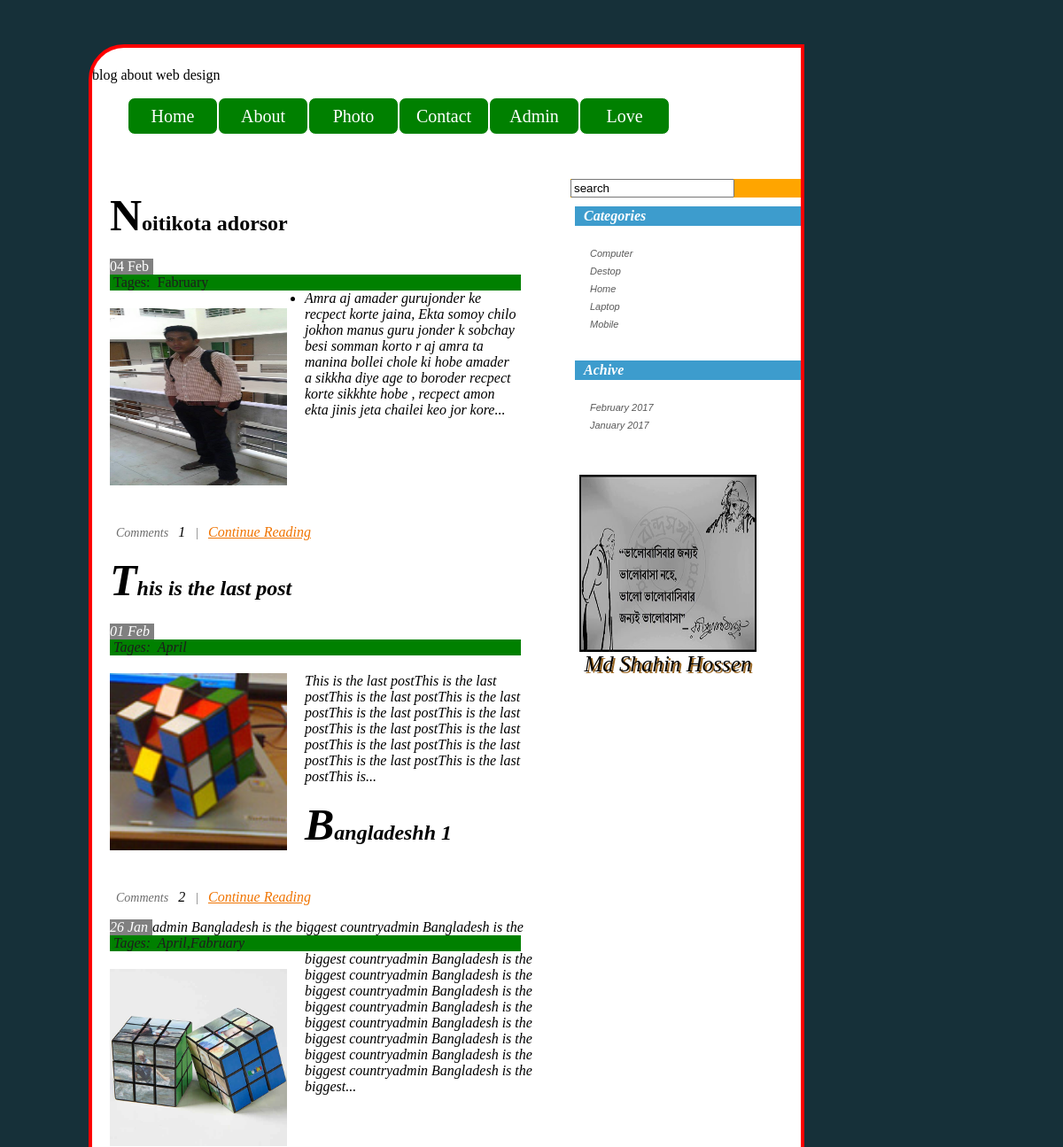
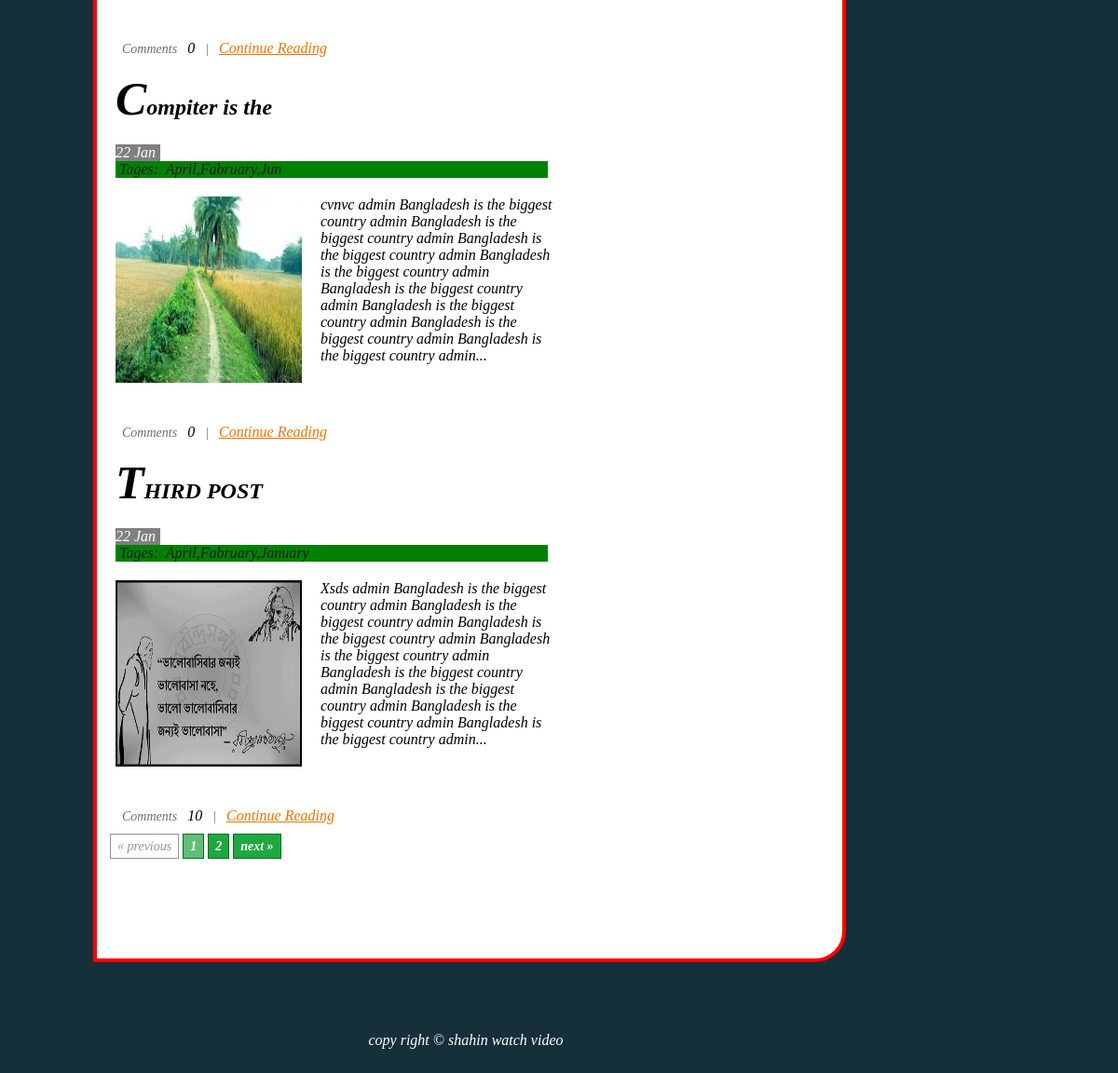
The page / on the database its author committed (2 pictures, top to bottom).
### tables this page shows
CREATE TABLE IF NOT EXISTS `tbl_post` (
  `p_id` int(11) NOT NULL AUTO_INCREMENT,
  `p_title` varchar(255) NOT NULL,
  `p_description` text NOT NULL,
  `p_image` varchar(255) NOT NULL,
  `cat_id` int(11) NOT NULL,
  `tag_id` varchar(255) NOT NULL,
  `p_date` varchar(255) NOT NULL,
  `year` varchar(4) NOT NULL,
  `month` varchar(2) NOT NULL,
  `p_time` int(255) NOT NULL,
  PRIMARY KEY (`p_id`)
);

CREATE TABLE IF NOT EXISTS `tbl_category` (
  `cat_id` int(11) NOT NULL AUTO_INCREMENT,
  `cat_name` varchar(255) NOT NULL,
  PRIMARY KEY (`cat_id`)
);

CREATE TABLE IF NOT EXISTS `tbl_footer` (
  `id` int(11) NOT NULL AUTO_INCREMENT,
  `ft_description` text NOT NULL,
  PRIMARY KEY (`id`)
);

### index.php (the view, shortened to what this page needs)
<?php include("header.php"); ?>
<?php
	 include("config.php");
	 $adjacents= 7;
	 $statement= $db->prepare("SELECT * FROM tbl_post ORDER BY p_id DESC");
		$statement->execute();
		$total_pages= $statement->rowCount();
		$targetpage= $_SERVER["PHP_SELF"];
		$limit=5;
		$page= @$_GET["page"];
		if($page)
			$start=($page-1) * $limit;
		else
			$start=0;
	 $statement= $db->prepare("SELECT * FROM tbl_post ORDER BY p_id DESC LIMIT $start, $limit");
		$statement->execute();
		$result= $statement->fetchAll(PDO::FETCH_ASSOC);
		if($page==0) $page=1;
		$prev=$page-1;
		$next=$page+1;
		$lastpage=ceil($total_pages/$limit);
		$pagination= "";
		if($lastpage>1)
		{
			$pagination .= "<div class=\"pagination\">";
			if($page>1)
				$pagination.= "<a href=\" $targetpage?page=$prev\">&#171; previous</a>";
			else
				$pagination.= "<span class=\"disabled\">&#171; previous</span>";
			if($lastpage < 7 + ($adjacents * 2) )
			{
				for($counter=1; $counter <=$lastpage; $counter++)
				{
					if($counter==$page)
						$pagination.= "<span class=\"current\">$counter</span>";
					else
						$pagination.= "<a href=\"$targetpage?page=$counter\">$counter</a>";
				}
			}
			if($page < $counter-1 )
				$pagination.= "<a href=\" $targetpage?page=$next\">next &#187;</a>";
			else
				$pagination.= "<span class=\" disabled\">next &#187;</span>";
			$pagination.= "</div>\n";
		}
		foreach($result as $row)
		{
			?>
	  <div class= "post">
	  <h2><?php echo $row["p_title"]; ?></h2>
	  <div><span class= "date">
	  <?php
	     $post_date=$row["p_date"];
		 $day=substr($post_date,8,2);
	     $month=substr($post_date,5,2);
		 if($month=='01') {$month= "Jan"; }
	      if($month=='02') {$month= "Feb"; }
	      echo $day.' '.$month;
	  ?>
	  </span></div> <div><span class= "categories">
	  Tages:&nbsp;
	  <?php
	$arr = explode(",",$row['tag_id'] );
	$count_arr = count(explode(",",$row['tag_id']) );
	$k=0;
	for($j=0;$j<$count_arr;$j++)
	{
		$statement1 = $db->prepare("SELECT * FROM tbl_tag WHERE tag_id=?");
		$statement1->execute(array($arr[$j]));
		$result1 = $statement1->fetchAll(PDO::FETCH_ASSOC);
		foreach($result1 as $row1)
		{
			$arr1[$k] = $row1['tag_name'];
		}
          $k++;
	}
	$tag_names = implode(",",$arr1);
		  echo  $tag_names;
	?>
	  </span></div>
	  <div class= "description">
	     <p><img src= "upload/<?php echo $row["p_image"]; ?>" alt= "" width= "200" height= "200" />
		 <?php
		 $piceces=explode(" ",$row["p_description"]);
		 $final_words=implode(" ",array_splice($piceces, 0, 50) );
		 $final_words=$final_words.'...';
		 ?>
	         <?php echo $final_words; ?>
			 </p></div>
			 <p class= "comments">
			 <span>Comments</span>
			 <?php
			 $statement= $db->prepare("SELECT * FROM tbl_comment WHERE p_id=? AND active=1");
		     $statement->execute(array($row['p_id']));
		      $result= $statement->rowCount();
		     echo $result;
			 ?>
			 <span>|</span> <a href= "index2.php?id=<?php echo $row["p_id"]; ?>">Continue Reading</a></p>
			 </div>
			<?php
		}
	 ?>
	 <div class= "pagination">
	 <?php echo $pagination; ?>
			</div>
	<?php include("footer.php"); ?>

### header.php (shortened to what this page needs)
<html>
<head>
<link rel= "stylesheet" type= "text/css" href= "style.css" />
</head>
<body>
<div id= "header">
 <div id= "head">
  <span class="logo">blog about web design</span>
  <div id="menu">
  <ul >
      <li><a href= "index.php">Home</a></li>
	  <li><a href= "index.php">About</a></li>
	  <li><a href= "index.php">Photo</a></li>
	  <li><a href= "index.php">Contact</a></li>
	  <li><a href= "admin/index.php">Admin </a></li>
	  <li><a href= "index.php">Love</a></li>
	  </ul></diV>
	  </div>
	  <div id= "content">
	  <div id= "posts">
	  <div  style="height:50px;">
	  </div>

### footer.php (shortened to what this page needs)
</div>
<div id= "sidebar"	>
  <div id= "search">
     <input type= "text" value= "search">
	 </div>
	 <div class= "list">
	 <h2>Categories</h2>
	 <ul>
	 <?php
	 include("config.php");
	 $statement= $db->prepare("SELECT * FROM tbl_category ORDER BY cat_name ASC");
		$statement->execute();
		$result= $statement->fetchAll(PDO::FETCH_ASSOC);
		foreach($result as $row)
		{
			?><li> <a href= "category.php?id=<?php echo $row['cat_id']; ?>"><?php echo $row['cat_name']; ?></a></li><?php
		}
	 ?>
				</ul>
				<h2>Achive</h2>
				<?php
				$j=0;
	     $statement= $db->prepare("SELECT distinct(p_date) FROM tbl_post ORDER BY p_date DESC");
		$statement->execute();
		$result= $statement->fetchAll(PDO::FETCH_ASSOC);
		foreach($result as $row)
				{
					$ym= substr($row["p_date"],0,7 );
					$arr_date[$j]=$ym;
					$j++;
				}
				$result=array_unique($arr_date);
				$final_val=implode(",",$result);
				$final_arr_date=explode(",",$final_val);
				$final_arr_date_count=count(explode(",",$final_val));
				?>
	<ul>
	<?php
		for($j=0;$j<$final_arr_date_count;$j++)
				{
					 $year=substr($final_arr_date[$j],0,4);
	     $month=substr($final_arr_date[$j],5,2);
		 if($month=='01') {$month_full= "January"; }
	      if($month=='02') {$month_full= "February"; }
					?>
					<li>
			     <a href="archive.php?date=<?php echo $final_arr_date[$j]; ?>"><?php echo $month_full.' '.$year; ?></a>
			   </li>
					<?php
				}
	 ?>
</ul>
							</div>
							<div  class= "image" >
							<img src= "upload/4.jpg" alt= "" width= "200px" height= "200px" /><br>
								<span> Md Shahin Hossen</span>
							</div>
							</div>
							</div>
						</div>
	<div id= "footer">
       	<p>
		<?php
		include("config.php");
	    $statement= $db->prepare("SELECT * FROM tbl_footer WHERE id=1");
		$statement->execute();
		$result= $statement->fetchAll(PDO::FETCH_ASSOC);
		foreach($result as $row)
		{
		  echo $row['ft_description'];
		}
	?>
		</p>
 </div>
</body>
</html>

### style.css (style rules this page uses)
img { border:0px; }
html { width:1000px; height:100%; background-color:#163039; }
body { width:1000px; height:100%; position:relative; margin:0 auto; background-position:top left; }
html>body { height:auto; min-height:100%; }
#menu ul { list-style-type: none; }
#menu ul li a { text-decoration:none; color: white; display: block; }
#menu ul li { float:left; width:100px; height:40px; background-color:green; border:1px solid white; font-size:20px; line-height:40px; text-align:center; position:relative; border-radius:8px; }
#header { width:800px; background-color:white; margin:50px 100px 75px 100px; padding:2px 0 66px 0; border:4px solid red; border-radius:40px 0 33px 0; overflow:hidden; min-height:1000px; }
#head { width:800px; height:auto; margin-top:20px; }
#search { display:block; margin-left:40px; margin-bottom:10px; background-color:orange; }
#content { width:800px; height:auto; }
#posts { width:480px; height:auto; float:left; }
#sidebar { width:300px; height:auto; float:left; margin-top:50px; margin-left:20px; }
#sidebar h2 { font-size:16px; color:#fff; background-color:#3d9ccd; padding:2px 10px; margin-top:10px; margin-left:10px; }
.image { width:300px; height:auto; font-size:25px; text-align:center; text-shadow: 2px 2px #996623; }
#footer { height:50px; position:relative; bottom:0px; text-align:center; color:#fff; }
.list { padding:0 0 15px 35px; }
.list ul { width:200px; overflow:hidden; padding:5px 0 15px 5px; }
.list li { list-style-type:none; background-position:top left; padding:0 0 5px 22px; height:15px; width:200px; float:left; }
.list a { font-family:Arial,Helvetica,sans-serif; font-size:11px; color:#595959; text-decoration:none; }
.categories { display:block; float:left; background-color:green; width:460px; font-size:16px; color:#1D1D1D; padding:0 0 0 4px; margin-left:20px; }
.date { float:left; background-color:grey; color:#fff; padding:0 5px 0 0; margin-left:20px; }
.post p { width:480px; padding:20px 8px 0 20px; }
.post h2 { width:400px; margin-left:20px; margin-top:12px; }
.post h2:first-letter { font-size:50px; }
.post p img { margin:20px 20px 8px 0; float:left; }
.comments { display:block; float:left; line-height:17px; padding:5px 0 0 19px; }
.comments a { color:#F07402; text-decoration:underline; }
.comments span { font-size:14px; color:#6E6E6E; padding:0 7px; }
div.pagination { padding:3px; margin:3px; z-index:1000; font-size:14px; margin-bottom:20px; }
div.pagination a { padding:5px 7px; margin:2px; border:1px solid #0D6B23; text-decoration:none; background-color:#1DA93E; color:#FFF; font-weight:bold; }
div.pagination span.current { padding:5px 7px; margin:2px; border:1px solid #0D6B23; font-weight:bold; background-color:#63BC78; color:#FFF; }
div.pagination span.disabled { padding:5px 7px; margin:2px; border:1px solid #929693; color:#929693; }

### rows shown on the page
tbl_post: p_title "Noitikota adorsor", p_date "04", p_date "Feb", tag_names "Fabruary", p_image (picture), final_words "Amra aj amader gurujonder ke recpect korte jaina, Ekta somoy chilo jokhon manus guru jonder k sobchay besi somman korto r aj amra ta manina bollei chole ki hobe amader a sikkha diye age to boroder recpect korte sikkhte hobe , recpect amon ekta jinis jeta chailei keo jor kore...", result "1"
tbl_post: p_title "This is the last post", p_date "01", p_date "Feb", tag_names "April", p_image (picture), final_words "This is the last postThis is the last postThis is the last postThis is the last postThis is the last postThis is the last postThis is the last postThis is the last postThis is the last postThis is the last postThis is the last postThis is the last postThis is...", result "2"
tbl_post: p_title "Bangladeshh 1", p_date "26", p_date "Jan", tag_names "April,Fabruary", p_image (picture), final_words "admin Bangladesh is the biggest countryadmin Bangladesh is the biggest countryadmin Bangladesh is the biggest countryadmin Bangladesh is the biggest countryadmin Bangladesh is the biggest countryadmin Bangladesh is the biggest countryadmin Bangladesh is the biggest countryadmin Bangladesh is the biggest countryadmin Bangladesh is the biggest countryadmin Bangladesh is the biggest...", result "0"
tbl_post: p_title "Compiter is the", p_date "22", p_date "Jan", tag_names "April,Fabruary,Jun", p_image (picture), final_words "cvnvc admin Bangladesh is the biggest country admin Bangladesh is the biggest country admin Bangladesh is the biggest country admin Bangladesh is the biggest country admin Bangladesh is the biggest country admin Bangladesh is the biggest country admin Bangladesh is the biggest country admin Bangladesh is the biggest country admin...", result "0"
tbl_post: p_title "THIRD POST", p_date "22", p_date "Jan", tag_names "April,Fabruary,January", p_image (picture), final_words "Xsds admin Bangladesh is the biggest country admin Bangladesh is the biggest country admin Bangladesh is the biggest country admin Bangladesh is the biggest country admin Bangladesh is the biggest country admin Bangladesh is the biggest country admin Bangladesh is the biggest country admin Bangladesh is the biggest country admin...", result "10"
tbl_category: cat_name "Computer"
tbl_category: cat_name "Destop"
tbl_category: cat_name "Home"
tbl_category: cat_name "Laptop"
tbl_category: cat_name "Mobile"
tbl_footer: ft_description "copy right © shahin watch video"

### other values the page prints
$month_full "February"
$year "2017"
$month_full "January"
